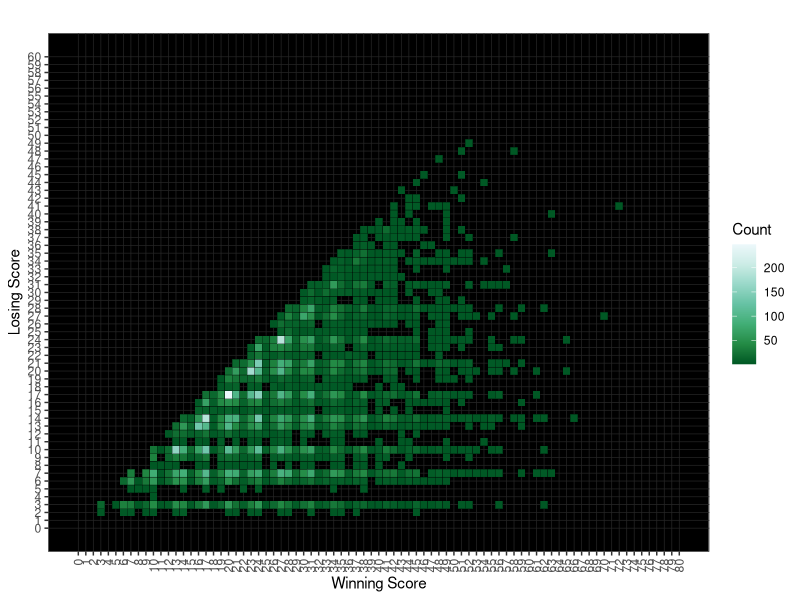

The R script that drew this image:
# Import data, set working directory, libraries
setwd("C:/Users/mcarozzo/Desktop/")
games<-read.csv("boxscores_game_scores.cgi_game_scores.csv", comment.char="#", stringsAsFactors=FALSE)
library(ggplot2)

# Conver to numeric values
games$PtsW<-as.numeric(games$PtsW)
games$PtsL<-as.numeric(games$PtsL)
games$Count<-as.numeric(games$Count)

# Output plot
# Recommended resolution: 1600x900 px
ggplot(games,aes(x=PtsW,y=PtsL))+
  geom_tile(aes(fill=Count),color="black")+
  ggtitle("")+
  ylab("Losing Score")+
  xlab("Winning Score")+
  scale_fill_distiller(palette="BuGn")+
  scale_y_continuous(limits=c(0,60),breaks=0:60)+
  scale_x_continuous(limits=c(0,80),breaks=0:80)+
  theme_bw()+
  theme(axis.text.x = element_text(angle = 90, hjust = 1,vjust=.5))+
  theme(panel.background=element_rect(fill="#000000", color="#F0F0F0"))+
  theme(panel.grid.major=element_line(color="#252525",size=.25))+
  theme(panel.grid.minor=element_blank())